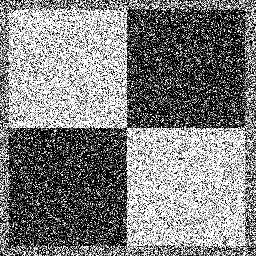
#> input picture input/ps1-input0-noise.png, 256 x 256 px, found by its file name
$ python ps1.py   (older library calls are emulated)
#> lines starting #> are read from the running program, lines starting #| are printed output that depends on the picture; after the words box and inside, x2 and y2 are one past the last pixel; in counts of white or black regions, pixels touching at a corner belong together
### hough_lines_acc.py
import numpy as np


def hough_lines_acc(BW, rhoStep=1, thetaRes=1):
    # Compute Hough accumulator array for finding lines.
    #
    # BW: Binary (black and white) image containing edge pixels
    # RhoResolution (optional): Difference between successive rho values,
    # in pixels
    # Theta (optional): Vector of theta values to use, in degrees
    #
    # Please see the Matlab documentation for hough():
    # http://www.mathworks.com/help/images/ref/hough.html
    # Your code should imitate the Matlab implementation.
    #
    # Pay close attention to the coordinate system specified in the assignment.
    # Note: Rows of H should correspond to values of rho,
    # columns those of theta.

    # Parse input arguments

    # TODO: Your code here
    maxD = ((BW.shape[0]-1)**2 + (BW.shape[1]-1)**2)**0.5
    RhoSize = 2*int(np.ceil(maxD/rhoStep))+1
    diagonal = int(rhoStep*np.ceil(maxD/rhoStep))

    theta = (np.arange(-90, 89+thetaRes, thetaRes))*np.pi/180
    H = np.zeros([RhoSize, theta.shape[0]])

    YX = np.argwhere(BW > 0)
    for yx in YX:
        y = yx[0]
        x = yx[1]
        if(BW[y, x] > 0):
            d = x*np.cos(theta)+y*np.sin(theta)
            dcon = np.round((d+diagonal)/rhoStep).astype(np.int64)
            for index, val in enumerate(theta):
                H[dcon[index], index] = H[dcon[index], index] + 1
    Rho = np.arange(-1*diagonal, diagonal+rhoStep, rhoStep)
    theta = theta*180/np.pi
    return H, Rho, theta

### hough_peaks.py
import numpy as np


def hough_peaks(H, Npeaks=1, Threshold=0, NHoodSize=[0, 0]):

    # TODO: Your code here
    if(Threshold == 0):
        Threshold = 0.5*np.max(H)
    if(NHoodSize == [0, 0]):
        NHoodSize = np.array(H.shape)/50
        NHoodSize = np.maximum(2*np.ceil(NHoodSize/2)+1, 1)
    else:
        NHoodSize = np.array(NHoodSize)
    ReturnPar = []
    H = np.where(H < Threshold, 0, H)

    if(Npeaks == 0 or not np.any(H)):
        return ReturnPar

    for i in range(0, Npeaks):
        index = np.unravel_index(np.argmax(H, axis=None), H.shape)
        ReturnPar.append(index)
        # Size of the suppression neighborhood
        ylow = int(np.maximum(index[0]-NHoodSize[0], 0))
        yhigh = int(np.minimum(index[0]+NHoodSize[0]+1, H.shape[0]))
        xlow = int(np.maximum(index[1]-NHoodSize[1], 0))
        xhigh = int(np.minimum(index[1]+NHoodSize[1]+1, H.shape[1]))
        H[ylow:yhigh, xlow:xhigh] = 0

        # If No further Non-zeor rows break
        if(not np.any(H)):
            break

    return ReturnPar

### hough_lines_draw.py
import math
import cv2 as cv2


def hough_lines_draw(img,  peaks, rho, theta):

    for peak in peaks:
        d0, angle = rho[peak[0]], theta[peak[1]]
        a = math.cos(angle*math.pi/180)
        b = math.sin(angle*math.pi/180)
        x0 = a * d0
        y0 = b * d0
        pt1 = (int(x0 + 1000*(-b)), int(y0 + 1000*(a)))
        pt2 = (int(x0 - 1000*(-b)), int(y0 - 1000*(a)))

        cv2.line(img, pt1, pt2, (0, 255, 0), 1, cv2.LINE_AA)

    return(img)

### ps1.py
# ps1
import cv2
import numpy as np
import matplotlib.pyplot as plt
import hough_lines_acc
import hough_peaks
import hough_lines_draw
import timeit


def Sobel(img, depth=cv2.CV_64F, diffx=1, diffy=1, size=3,
          border=cv2.BORDER_REPLICATE):
    img_edgesx = cv2.Sobel(img, ddepth=depth, dx=diffx, dy=0,
                           ksize=size,
                           borderType=border)
    img_edgesy = cv2.Sobel(img, ddepth=depth, dx=0, dy=diffy,
                           ksize=size,
                           borderType=border)
    img_edges = np.sqrt(np.square(img_edgesx) +
                        np.square(img_edgesy))

    return img_edges


# Problem 1 and 2
img = cv2.imread('input\\ps1-input0.png', 0)  # already grayscale
img = np.array(img, dtype=np.float64)
#> img = nan


img_edges = Sobel(img)
#> in Sobel, `img_edgesx = cv2.Sobel(img, ddepth=depth, dx=diffx, dy=0, ksize=size, ..`: img_edgesx = [nan]
#> img_edges = [nan]
img_edges = np.where(img_edges < 10, 0, 255).astype(np.uint8)
#> img_edges = [255]
cv2.imwrite("output\\ps1-1-a-1.png", img_edges)

start = timeit.default_timer()

H, Rho, theta = hough_lines_acc.hough_lines_acc(img_edges, 1, 0.25)
#> in hough_lines_acc, `YX = np.argwhere(BW > 0)`: YX = [[0, 0]]
#> the loop in hough_lines_acc, `for yx in YX:` made 1 pass
#> in hough_lines_acc, `theta = theta*180/np.pi`: theta = 717 values from -90 to 89
#> Rho = [0]; theta = 717 values from -90 to 89
Peaks = hough_peaks.hough_peaks(H, 10)
#> in hough_peaks, `Threshold = 0.5*np.max(H)`: Threshold = 0.5
#> the loop in hough_peaks, `for i in range(0, Npeaks):` made 10 passes
#> (index, xlow, xhigh) on passes 1 to 10: ((0, 0), 0, 18), ((0, 18), 1, 36), ((0, 36), 19, 54), ((0, 54), 37, 72), ((0, 72), 55, 90), ((0, 90), 73, 108), ((0, 108), 91, 126), ((0, 126), 109, 144), ((0, 144), 127, 162), ((0, 162), 145, 180)
#> after the loop in hough_peaks, `for i in range(0, Npeaks):`: ReturnPar = [(0, 0), (0, 18), (0, 36), (0, 54), (0, 72), (0, 90), (0, 108), (0, 126), (0, 144), (0, 162)]
#> Peaks has the same summary as ReturnPar in hough_peaks
Hsave = cv2.cvtColor(H.astype(np.uint8), cv2.COLOR_GRAY2BGR)
#> Hsave = 717 rows, first 8: [1, 1, 1], [1, 1, 1], [1, 1, 1], [1, 1, 1], [1, 1, 1], [1, 1, 1], [1, 1, 1], [1, 1, 1]
for peak in Peaks:
    x0 = peak[1]
    y0 = peak[0]
    cv2.circle(Hsave, (x0, y0), 6, (0, 255, 0), -1)
#> this loop made 10 passes
#> (peak, x0) on passes 1 to 10: ((0, 0), 0), ((0, 18), 18), ((0, 36), 36), ((0, 54), 54), ((0, 72), 72), ((0, 90), 90), ((0, 108), 108), ((0, 126), 126), ((0, 144), 144), ((0, 162), 162)
cv2.imwrite("output\\ps1-2-a-1.png", Hsave)

imgin = cv2.cvtColor(img.astype(np.uint8), cv2.COLOR_GRAY2BGR)
#> imgin = [[0, 0, 0]]
imgout = hough_lines_draw.hough_lines_draw(imgin, Peaks, Rho, theta)
#> the loop in hough_lines_draw, `for peak in peaks:` made 10 passes
#> (peak, angle, a, b, pt1, pt2) on passes 1 to 10: ((0, 0), -90, 6.12e-17, -1, (1000, 0), (-1000, 0)), ((0, 18), -85.5, 0.0785, -0.997, (996, 78), (-996, -78)), ((0, 36), -81, 0.156, -0.988, (987, 156), (-987, -156)), ((0, 54), -76.5, 0.233, -0.972, (972, 233), (-972, -233)), ((0, 72), -72, 0.309, -0.951, (951, 309), (-951, -309)), ((0, 90), -67.5, 0.383, -0.924, (923, 382), (-923, -382)), ((0, 108), -63, 0.454, -0.891, (891, 453), (-891, -453)), ((0, 126), -58.5, 0.522, -0.853, (852, 522), (-852, -522)), ((0, 144), -54, 0.588, -0.809, (809, 587), (-809, -587)), ((0, 162), -49.5, 0.649, -0.76, (760, 649), (-760, -649))
#> imgout = [[0, 254, 0]]
cv2.imwrite("output\\ps1-2-b-1.png", imgout)
print(f"Hough calculation time {timeit.default_timer()-start}")


# Problem 3 and 4
imgnoise = cv2.imread('input\\ps1-input0-noise.png', 0)
#> imgnoise is the input picture: shape (256, 256); min 0, max 255, mean 127.6
imgnoise = np.array(imgnoise, dtype=np.float64)
img_gaus = cv2.GaussianBlur(imgnoise, ksize=(25, 25),
                            sigmaX=3, sigmaY=3,
                            borderType=cv2.BORDER_REPLICATE)
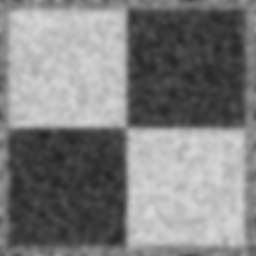
#> img_gaus: shape (256, 256) float64; min 35.99, max 218.5, mean 127.5
img_edges = Sobel(img_gaus)
#> call 2 of Sobel, with depth = 6, diffx = 1, diffy = 1, size = 3, border = 1
#> in Sobel (call 2), `img_edgesy = cv2.Sobel(img, ddepth=depth, dx=0, dy=diffy, ksize=size, ..`:
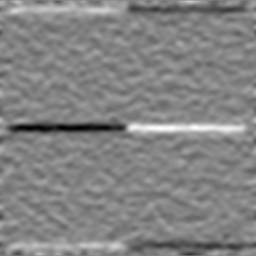
#> img_edgesy: shape (256, 256) float64; min -167, max 156.1, mean 0; drawn with min black and max white
img_edges = np.where(img_edges < 25, 0, 255).astype(np.uint8)
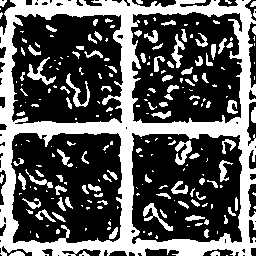
#> img_edges: shape (256, 256); 35.9% white; 227 white regions (126 under 20 px), largest, box (x1, y1, x2, y2) and area: (0, 0, 256, 256) 17324, (27, 57, 56, 85) 238, (175, 140, 192, 165) 223
cv2.imwrite("output\\ps1-3-a-1.png", img_edges)

H, Rho, theta = hough_lines_acc.hough_lines_acc(img_edges, 1.1, 2.1)
#> call 2 of hough_lines_acc, with rhoStep = 1.1, thetaRes = 2.1
#> in hough_lines_acc (call 2), `YX = np.argwhere(BW > 0)`: YX = 23519 pairs, first value 0 to 255, second value 0 to 255
#> the loop in hough_lines_acc (call 2), `for yx in YX:` made 23519 passes
#> (yx, x) on passes 1 to 3: ([0, 0], 0), ([0, 1], 1), ([0, 4], 4)
#> after the loop in hough_lines_acc (call 2), `for yx in YX:`:
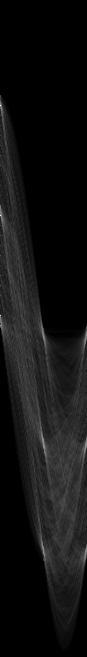
#> H: shape (657, 87) float64; min 0, max 512, mean 35.8; drawn with min black and max white
#> in hough_lines_acc (call 2), `theta = theta*180/np.pi`: theta = 87 values from -90 to 90.6
#> Rho = 656 values from -360 to 360.5; theta = 87 values from -90 to 90.6
Peaks = hough_peaks.hough_peaks(H, 10, 230, [25, 25])
#> call 2 of hough_peaks, with Npeaks = 10, Threshold = 230
#> in hough_peaks (call 2), `H = np.where(H < Threshold, 0, H)`:
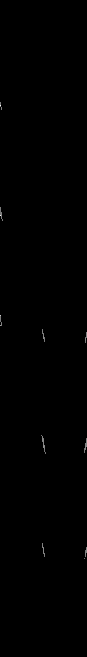
#> H: shape (657, 87) float64; min 0, max 512, mean 0.7; drawn with min black and max white
#> the loop in hough_peaks (call 2), `for i in range(0, Npeaks):` made 9 passes
#> (index, ylow, yhigh, xlow, xhigh) on passes 1 to 9: ((105, 0), 80, 131, 0, 26), ((215, 0), 190, 241, 0, 26), ((315, 0), 290, 341, 0, 26), ((446, 43), 421, 472, 18, 69), ((337, 43), 312, 363, 18, 69), ((548, 43), 523, 574, 18, 69), ((549, 86), 524, 575, 61, 87), ((446, 85), 421, 472, 60, 87), ((339, 85), 314, 365, 60, 87)
#> after the loop in hough_peaks (call 2), `for i in range(0, Npeaks):`: H: shape (657, 87) float64; 0.25% of pixels changed, all inside (x1, y1, x2, y2) = (0, 102, 87, 559)
#> after the loop in hough_peaks (call 2), `for i in range(0, Npeaks):`: ReturnPar = [(105, 0), (215, 0), (315, 0), (446, 43), (337, 43), (548, 43), (549, 86), (446, 85), (339, 85)]
#> Peaks has the same summary as ReturnPar in hough_peaks
Hsave = cv2.cvtColor(H.astype(np.uint8), cv2.COLOR_GRAY2BGR)
for peak in Peaks:
    x0 = peak[1]
    y0 = peak[0]
    cv2.circle(Hsave, (x0, y0), 6, (0, 255, 0), -1)
#> this loop made 9 passes
#> (peak, x0, y0) on passes 1 to 9: ((105, 0), 0, 105), ((215, 0), 0, 215), ((315, 0), 0, 315), ((446, 43), 43, 446), ((337, 43), 43, 337), ((548, 43), 43, 548), ((549, 86), 86, 549), ((446, 85), 85, 446), ((339, 85), 85, 339)
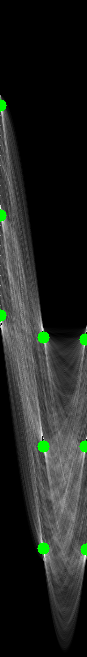
#> Hsave: shape (657, 87, 3); mean B, G, R 34, 37.3, 34
cv2.imwrite("output\\ps1-3-b-1.png", Hsave)


imgin = cv2.cvtColor(imgnoise.astype(np.uint8), cv2.COLOR_GRAY2BGR)
imgout = hough_lines_draw.hough_lines_draw(imgin, Peaks, Rho, theta)
#> the loop in hough_lines_draw (call 2), `for peak in peaks:` made 9 passes
#> (peak, d0, angle, a, b, x0, y0, pt1) on passes 1 to 9: ((105, 0), -244.5, -90, 6.12e-17, -1, -1.5e-14, 244.5, (1000, 244)), ((215, 0), -123.5, -90, 6.12e-17, -1, -7.56e-15, 123.5, (1000, 123)), ((315, 0), -13.5, -90, 6.12e-17, -1, -8.27e-16, 13.5, (1000, 13)), ((446, 43), 130.6, 0.3, 1, 0.00524, 130.6, 0.684, (125, 1000)), ((337, 43), 10.7, 0.3, 1, 0.00524, 10.7, 0.056, (5, 1000)), ((548, 43), 242.8, 0.3, 1, 0.00524, 242.8, 1.27, (237, 1001)), ((549, 86), 243.9, 90.6, -0.0105, 1, -2.55, 243.9, (-1002, 233)), ((446, 85), 130.6, 88.5, 0.0262, 1, 3.42, 130.6, (-996, 156)), ((339, 85), 12.9, 88.5, 0.0262, 1, 0.338, 12.9, (-999, 39))
#> after the loop in hough_lines_draw (call 2), `for peak in peaks:`:
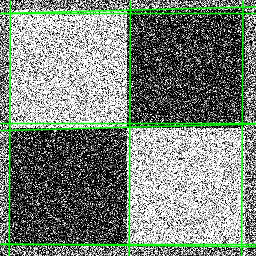
#> img: shape (256, 256, 3); mean B, G, R 122, 133.4, 122
cv2.imwrite("output\\ps1-3-c-1.png", imgout)

fig, (ax1, ax2) = plt.subplots(1, 2)
Peaks = np.array(Peaks)
#> Peaks = [[105, 0], [215, 0], [315, 0], [446, 43], [337, 43], [548, 43], [549, 86], [446, 85], [339, 85]]
ax1.imshow(img_edges, cmap='gray')
ax2.imshow(imgout, cmap='gray')
plt.show()
# [20 lines of commented-out code are left out]

$ run again, with input/ps1-input1.png copied over input/ps1-input0-noise.png
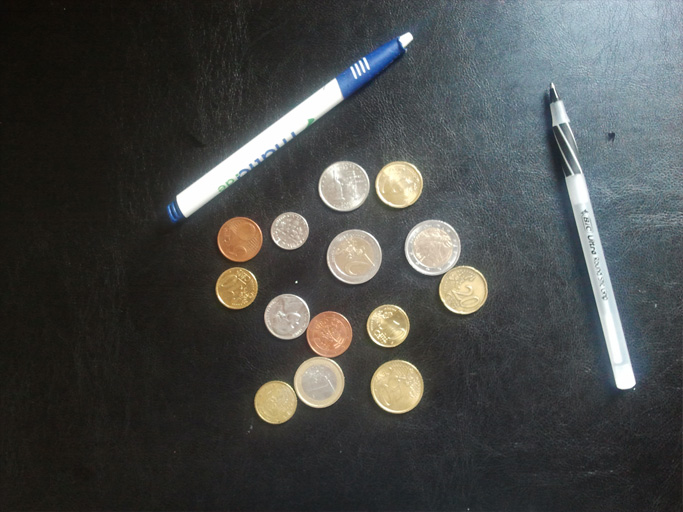
#> input picture input/ps1-input1.png, 683 x 512 px, found by its file name
#> `img = np.array(img, dtype=np.float64)`: img = nan
#> img_edgesx = [nan]
#> `img_edges = np.where(img_edges < 10, 0, 255).astype(np.uint8)`: img_edges = [255]
#> YX = [[0, 0]]
#> the loop in hough_lines_acc, `for yx in YX:` made 1 pass
#> in hough_lines_acc, `theta = theta*180/np.pi`: theta = 717 values from -90 to 89
#> `H, Rho, theta = hough_lines_acc.hough_lines_acc(img_edges, 1, 0.25)`: Rho = [0]; theta = 717 values from -90 to 89
#> Threshold = 0.5
#> the loop in hough_peaks, `for i in range(0, Npeaks):` made 10 passes
#> (index, xlow, xhigh) on passes 1 to 8: ((0, 0), 0, 18), ((0, 18), 1, 36), ((0, 36), 19, 54), ((0, 54), 37, 72), ((0, 72), 55, 90), ((0, 90), 73, 108), ((0, 108), 91, 126), ((0, 126), 109, 144)
#> after the loop in hough_peaks, `for i in range(0, Npeaks):`: ReturnPar = [(0, 0), (0, 18), (0, 36), (0, 54), (0, 72), (0, 90), (0, 108), (0, 126), (0, 144), (0, 162)]
#> `Peaks = hough_peaks.hough_peaks(H, 10)`: Peaks has the same summary as ReturnPar in hough_peaks
#> `Hsave = cv2.cvtColor(H.astype(np.uint8), cv2.COLOR_GRAY2BGR)`: Hsave = 717 rows, first 8: [1, 1, 1], [1, 1, 1], [1, 1, 1], [1, 1, 1], [1, 1, 1], [1, 1, 1], [1, 1, 1], [1, 1, 1]
#> the loop `for peak in Peaks:` made 10 passes
#> (peak, x0) on passes 1 to 8: ((0, 0), 0), ((0, 18), 18), ((0, 36), 36), ((0, 54), 54), ((0, 72), 72), ((0, 90), 90), ((0, 108), 108), ((0, 126), 126)
#> `imgin = cv2.cvtColor(img.astype(np.uint8), cv2.COLOR_GRAY2BGR)`: imgin = [[0, 0, 0]]
#> the loop in hough_lines_draw, `for peak in peaks:` made 10 passes
#> (peak, angle, a, b, pt1, pt2) on passes 1 to 7: ((0, 0), -90, 6.12e-17, -1, (1000, 0), (-1000, 0)), ((0, 18), -85.5, 0.0785, -0.997, (996, 78), (-996, -78)), ((0, 36), -81, 0.156, -0.988, (987, 156), (-987, -156)), ((0, 54), -76.5, 0.233, -0.972, (972, 233), (-972, -233)), ((0, 72), -72, 0.309, -0.951, (951, 309), (-951, -309)), ((0, 90), -67.5, 0.383, -0.924, (923, 382), (-923, -382)), ((0, 108), -63, 0.454, -0.891, (891, 453), (-891, -453))
#> imgout = [[0, 254, 0]]
#> the loop in hough_lines_acc (call 2), `for yx in YX:` made 41365 passes
#> (y, x) on passes 1 to 3: (0, 496), (0, 497), (1, 496)
#> `H, Rho, theta = hough_lines_acc.hough_lines_acc(img_edges, 1.1, 2.1)`: Rho = 1551 values from -852 to 853; theta = 87 values from -90 to 90.6
#> the loop in hough_peaks (call 2), `for i in range(0, Npeaks):` made 10 passes
#> (index, ylow, yhigh, xlow, xhigh) on passes 1 to 8: ((495, 0), 470, 521, 0, 26), ((625, 0), 600, 651, 0, 26), ((1246, 37), 1221, 1272, 12, 63), ((585, 0), 560, 611, 0, 26), ((1029, 68), 1004, 1055, 43, 87), ((1216, 35), 1191, 1242, 10, 61), ((1002, 70), 977, 1028, 45, 87), ((525, 0), 500, 551, 0, 26)
#> `Peaks = hough_peaks.hough_peaks(H, 10, 230, [25, 25])`: Peaks = [(495, 0), (625, 0), (1246, 37), (585, 0), (1029, 68), (1216, 35), (1002, 70), (525, 0), (1275, 39), (465, 0)]
#> the loop `for peak in Peaks:` made 10 passes
#> (peak, x0, y0) on passes 1 to 8: ((495, 0), 0, 495), ((625, 0), 0, 625), ((1246, 37), 37, 1246), ((585, 0), 0, 585), ((1029, 68), 68, 1029), ((1216, 35), 35, 1216), ((1002, 70), 70, 1002), ((525, 0), 0, 525)
#> after the loop `for peak in Peaks:`:
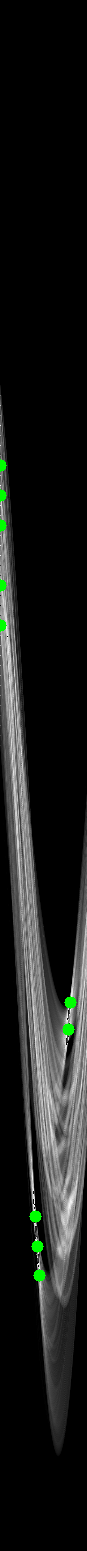
#> Hsave: shape (1551, 87, 3); mean B, G, R 25.7, 27.4, 25.7
#> the loop in hough_lines_draw (call 2), `for peak in peaks:` made 10 passes
#> (peak, d0, angle, a, b, x0, y0, pt1) on passes 1 to 6: ((495, 0), -307.5, -90, 6.12e-17, -1, -1.88e-14, 307.5, (1000, 307)), ((625, 0), -164.5, -90, 6.12e-17, -1, -1.01e-14, 164.5, (1000, 164)), ((1246, 37), 518.6, -12.3, 0.977, -0.213, 506.7, -110.5, (719, 866)), ((585, 0), -208.5, -90, 6.12e-17, -1, -1.28e-14, 208.5, (1000, 208)), ((1029, 68), 279.9, 52.8, 0.605, 0.797, 169.2, 222.9, (-627, 827)), ((1216, 35), 485.6, -16.5, 0.959, -0.284, 465.6, -137.9, (749, 820))
#> after the loop in hough_lines_draw (call 2), `for peak in peaks:`:
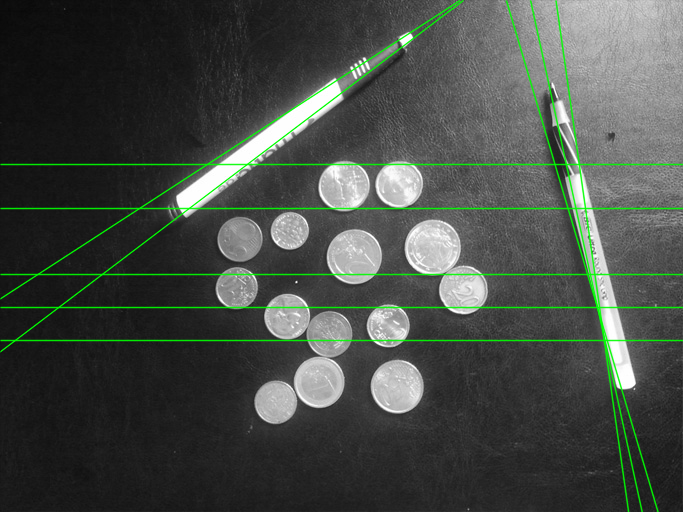
#> img: shape (512, 683, 3); mean B, G, R 69.8, 75.7, 69.8
#> `Peaks = np.array(Peaks)`: Peaks = [[495, 0], [625, 0], [1246, 37], [585, 0], [1029, 68], [1216, 35], [1002, 70], [525, 0], [1275, 39], [465, 0]]
